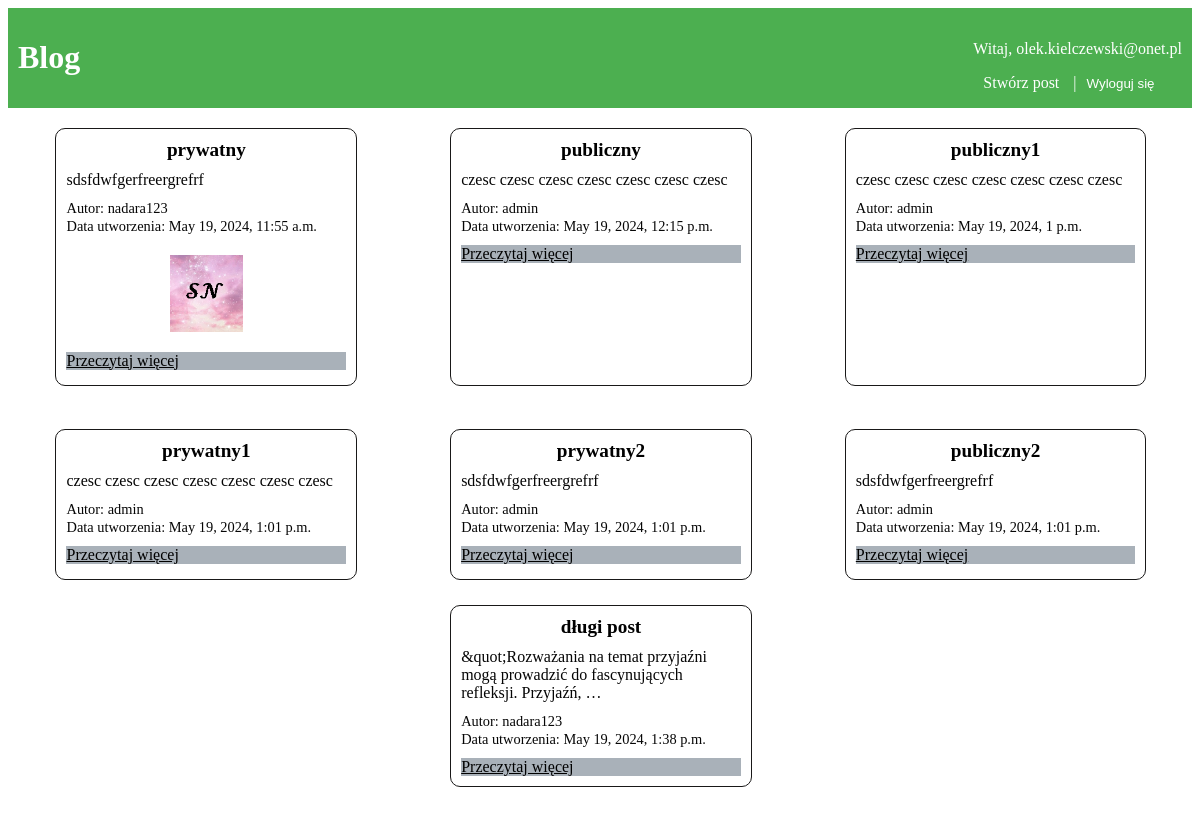
Before: /posty/ (signed in) with the older database file.
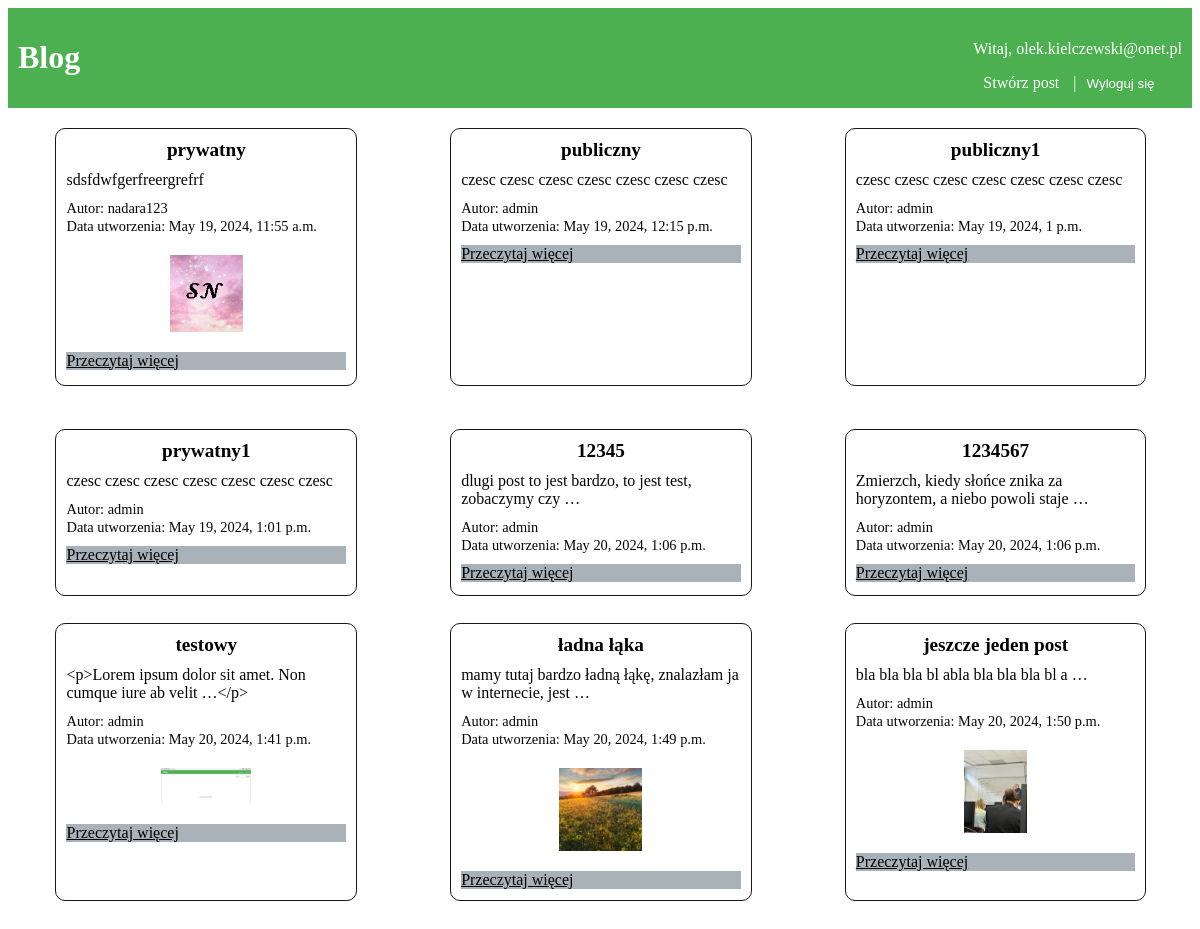
After: the same page with the newer database file.
### mainapp/models.py (models this page shows, shortened)
class Post(models.Model):
    tytul = models.CharField(max_length=200)
    tresc = models.TextField(max_length=2000)
    data_utworzenia = models.DateTimeField(auto_now_add=True)
    autor = models.ForeignKey(User, on_delete=models.CASCADE)
    image = models.ImageField(null=True, blank=True, upload_to="images/")
    DOSTEP_CHOICES = (
        ('Publiczny', 'Publiczny'),
        ('Ograniczony', 'Ograniczony'),
    )
    dostep = models.CharField(max_length=20, choices=DOSTEP_CHOICES, default='Publiczny')

### mainapp/views.py (the view)
# urls.py: path('posty/', views.post_list, name='post_list'),
def post_list(request):
    if request.user.is_authenticated:
        posts = Post.objects.all()
    else:
        posts = Post.objects.filter(dostep='Publiczny')
    return render(request, './post/post_list.html', {'posts': posts})

### mainapp/templates/post/post_list.html (shortened to what this page needs)
{% extends "base.html" %}
{% block content %}
<div class="container mt-5">
  <div class="row justify-content-center">
    {% for post in posts %}
    <div class="col-md-4 mb-3">
      <div class="card post-card">
        <div class="card-body">
          <h5 class="card-title post-title">{{ post.tytul }}</h5>
          <p class="card-text post-text">{{ post.tresc|truncatewords_html:10 }}</p>
        </div>
        <div class="card-footer">
          <small class="text-muted post-info">Autor: {{ post.autor }}</small>
          <br>
          <small class="text-muted post-info">Data utworzenia: {{ post.data_utworzenia }}</small>
        </div>
        {% if post.image %}
        <img src="{{ post.image.url }}" alt="{{ post.tytul }}" class="post-image">
        {% endif %}
        <a href="{% url 'post_detail' post.id %}" class="btn btn-primary read-more-btn">Przeczytaj więcej</a>
      </div>
    </div>
    {% endfor %}
  </div>
</div>
{% endblock %}

Changed rows visible on the page:
removed Post: tytul "prywatny2", tresc "sdsfdwfgerfreergrefrf", autor "admin", data_utworzenia "May 19, 2024, 1:01 p.m."
removed Post: tytul "publiczny2", tresc "sdsfdwfgerfreergrefrf", autor "admin", data_utworzenia "May 19, 2024, 1:01 p.m."
removed Post: tytul "długi post", tresc "&quot;Rozważania na temat przyjaźni mogą prowadzić do fascynujących refleksji. Przyjaźń, …", autor "nadara123", data_utworzenia "May 19, 2024, 1:38 p.m."
added Post: tytul "12345", tresc "dlugi post to jest bardzo, to jest test, zobaczymy czy …", autor "admin", data_utworzenia "May 20, 2024, 1:06 p.m."
added Post: tytul "1234567", tresc "Zmierzch, kiedy słońce znika za horyzontem, a niebo powoli staje …", autor "admin", data_utworzenia "May 20, 2024, 1:06 p.m."
added Post: tytul "testowy", tresc "<p>Lorem ipsum dolor sit amet. Non cumque iure ab velit …</p>", autor "admin", data_utworzenia "May 20, 2024, 1:41 p.m.", image (picture)
added Post: tytul "ładna łąka", tresc "mamy tutaj bardzo ładną łąkę, znalazłam ja w internecie, jest …", autor "admin", data_utworzenia "May 20, 2024, 1:49 p.m.", image (picture)
added Post: tytul "jeszcze jeden post", tresc "bla bla bla bl abla bla bla bla bl a …", autor "admin", data_utworzenia "May 20, 2024, 1:50 p.m.", image (picture)
